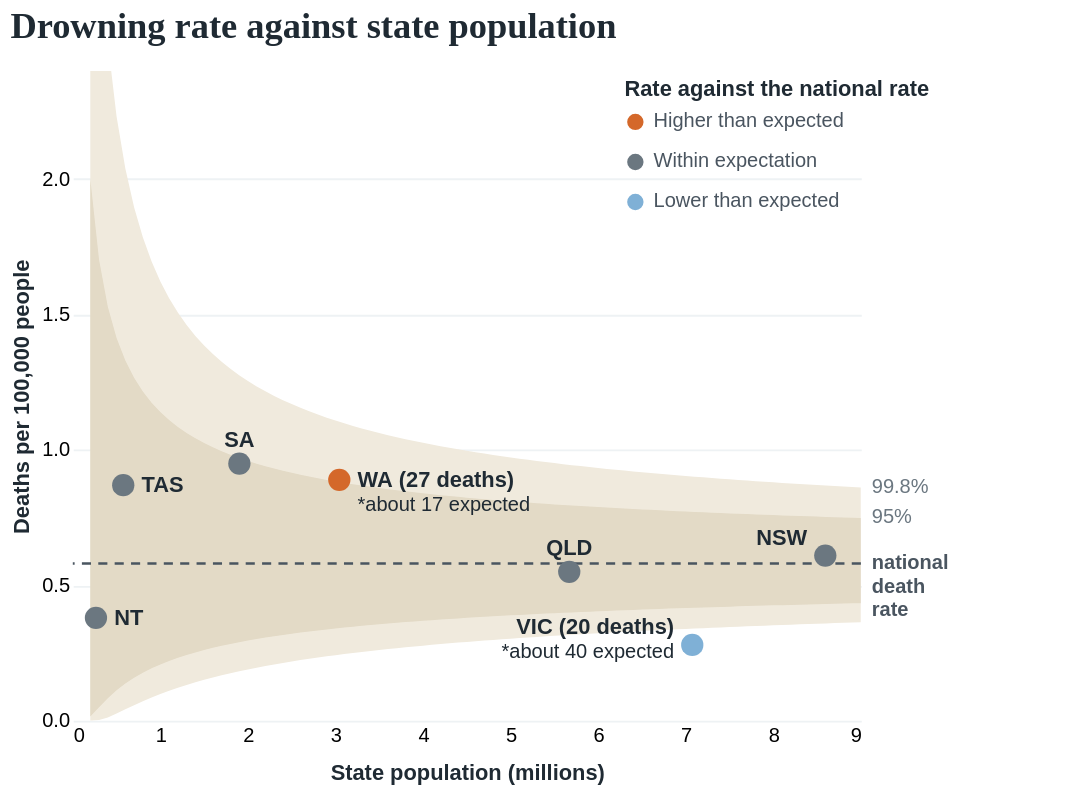

The specification (Vega-Lite) saved for this image:
### Vega-Lite specification from a JSON file in a GitHub repository (floating-point values rounded to 4 significant figures)
{"$schema": "https://vega.github.io/schema/vega-lite/v5.json", "title": {"text": "Drowning rate against state population", "anchor": "start", "font": "Fraunces", "fontSize": 20, "fontWeight": 600, "color": "#1f2a33", "offset": 14}, "width": 600, "height": 440, "padding": {"left": 5, "right": 78, "top": 5, "bottom": 10}, "autosize": {"type": "fit", "contains": "padding"}, "background": null, "params": [{"name": "nat", "value": 0.581}], "datasets": {"states": [{"state": "NSW", "deaths": 52, "pop": 8.594, "rate": 0.61, "expected": 48.8, "status": "Within expectation", "grp": "R", "label": "NSW", "note": ""}, {"state": "QLD", "deaths": 31, "pop": 5.67, "rate": 0.55, "expected": 32.2, "status": "Within expectation", "grp": "C", "label": "QLD", "note": ""}, {"state": "WA", "deaths": 27, "pop": 3.044, "rate": 0.89, "expected": 17.3, "status": "Higher than expected", "grp": "L", "label": "WA (27 deaths)", "note": "*about 17 expected"}, {"state": "VIC", "deaths": 20, "pop": 7.074, "rate": 0.28, "expected": 40.2, "status": "Lower than expected", "grp": "R", "label": "VIC (20 deaths)", "note": "*about 40 expected"}, {"state": "SA", "deaths": 18, "pop": 1.902, "rate": 0.95, "expected": 10.8, "status": "Within expectation", "grp": "C", "label": "SA", "note": ""}, {"state": "TAS", "deaths": 5, "pop": 0.576, "rate": 0.87, "expected": 3.3, "status": "Within expectation", "grp": "L", "label": "TAS", "note": ""}, {"state": "NT", "deaths": 1, "pop": 0.2644, "rate": 0.38, "expected": 1.5, "status": "Within expectation", "grp": "L", "label": "NT", "note": ""}]}, "layer": [{"data": {"sequence": {"start": 0.2, "stop": 9.001, "step": 0.1, "as": "pop"}}, "transform": [{"calculate": "datum.pop * 10 * nat", "as": "E"}, {"calculate": "datum.E * pow(max(0, 1 - 1 / (9 * datum.E) + 3.09 / (3 * sqrt(datum.E))), 3) / (datum.pop * 10)", "as": "hi"}, {"calculate": "datum.E * pow(max(0, 1 - 1 / (9 * datum.E) - 3.09 / (3 * sqrt(datum.E))), 3) / (datum.pop * 10)", "as": "lo"}], "mark": {"type": "area", "clip": true, "color": "#f0eadd", "opacity": 1}, "encoding": {"x": {"field": "pop", "type": "quantitative", "scale": {"domain": [0, 9], "nice": false}, "title": "State population (millions)", "axis": {"labelFontSize": 11, "labelpadding": 12, "titleFontSize": 12, "titleColor": "#1f2a33", "titlePadding": 10, "grid": false, "domain": false, "ticks": false, "values": [0, 1, 2, 3, 4, 5, 6, 7, 8, 9]}}, "y": {"field": "lo", "type": "quantitative", "scale": {"domain": [0, 2.4], "nice": false}, "title": "Deaths per 100,000 people", "axis": {"labelFontSize": 11, "titleFontSize": 12, "titleColor": "#1f2a33", "gridColor": "#eef2f4", "domain": false, "ticks": false, "values": [0, 0.5, 1, 1.5, 2]}}, "y2": {"field": "hi"}}}, {"data": {"sequence": {"start": 0.2, "stop": 9.001, "step": 0.1, "as": "pop"}}, "transform": [{"calculate": "datum.pop * 10 * nat", "as": "E"}, {"calculate": "datum.E * pow(max(0, 1 - 1 / (9 * datum.E) + 1.96 / (3 * sqrt(datum.E))), 3) / (datum.pop * 10)", "as": "hi"}, {"calculate": "datum.E * pow(max(0, 1 - 1 / (9 * datum.E) - 1.96 / (3 * sqrt(datum.E))), 3) / (datum.pop * 10)", "as": "lo"}], "mark": {"type": "area", "clip": true, "color": "#e3dac6", "opacity": 1}, "encoding": {"x": {"field": "pop", "type": "quantitative", "scale": {"domain": [0, 9], "nice": false}, "title": "State population (millions)"}, "y": {"field": "lo", "type": "quantitative", "scale": {"domain": [0, 2.4], "nice": false}, "title": "Deaths per 100,000 people"}, "y2": {"field": "hi"}}}, {"data": {"values": [{"r": 0.581}]}, "mark": {"type": "rule", "stroke": "#4a5560", "strokeWidth": 1.4, "strokeDash": [5, 4]}, "encoding": {"y": {"field": "r", "type": "quantitative", "scale": {"domain": [0, 2.4], "nice": false}, "title": "Deaths per 100,000 people"}}}, {"data": {"values": [{"pop": 9}]}, "transform": [{"calculate": "datum.pop * 10 * nat", "as": "E"}, {"calculate": "datum.E * pow(max(0, 1 - 1 / (9 * datum.E) + 3.09 / (3 * sqrt(datum.E))), 3) / (datum.pop * 10)", "as": "yy"}], "mark": {"type": "text", "align": "left", "baseline": "middle", "dx": 6, "fontSize": 11, "color": "#6b7780"}, "encoding": {"x": {"field": "pop", "type": "quantitative", "scale": {"domain": [0, 9], "nice": false}, "title": "State population (millions)"}, "y": {"field": "yy", "type": "quantitative", "scale": {"domain": [0, 2.4], "nice": false}, "title": "Deaths per 100,000 people"}, "text": {"value": "99.8%"}}}, {"data": {"values": [{"pop": 9}]}, "transform": [{"calculate": "datum.pop * 10 * nat", "as": "E"}, {"calculate": "datum.E * pow(max(0, 1 - 1 / (9 * datum.E) + 1.96 / (3 * sqrt(datum.E))), 3) / (datum.pop * 10)", "as": "yy"}], "mark": {"type": "text", "align": "left", "baseline": "middle", "dx": 6, "fontSize": 11, "color": "#6b7780"}, "encoding": {"x": {"field": "pop", "type": "quantitative", "scale": {"domain": [0, 9], "nice": false}, "title": "State population (millions)"}, "y": {"field": "yy", "type": "quantitative", "scale": {"domain": [0, 2.4], "nice": false}, "title": "Deaths per 100,000 people"}, "text": {"value": "95%"}}}, {"data": {"values": [{"r": 0.581, "pop": 9}]}, "mark": {"type": "text", "align": "left", "baseline": "middle", "dx": 6, "fontSize": 11, "fontWeight": 700, "color": "#4a5560"}, "encoding": {"x": {"field": "pop", "type": "quantitative", "scale": {"domain": [0, 9], "nice": false}, "title": "State population (millions)"}, "y": {"field": "r", "type": "quantitative", "scale": {"domain": [0, 2.4], "nice": false}, "title": "Deaths per 100,000 people"}, "text": {"value": ["national", "death", "rate"]}}}, {"data": {"name": "states"}, "mark": {"type": "circle", "size": 150, "opacity": 1, "stroke": "white", "strokeWidth": 0}, "encoding": {"x": {"field": "pop", "type": "quantitative", "scale": {"domain": [0, 9], "nice": false}, "title": "State population (millions)"}, "y": {"field": "rate", "type": "quantitative", "scale": {"domain": [0, 2.4], "nice": false}, "title": "Deaths per 100,000 people"}, "color": {"field": "status", "type": "nominal", "scale": {"domain": ["Higher than expected", "Within expectation", "Lower than expected"], "range": ["#D4682A", "#6b7780", "#7fb0d6"]}, "legend": {"title": "Rate against the national rate", "orient": "none", "legendX": {"expr": "width * 0.70"}, "legendY": 5, "direction": "vertical", "symbolType": "circle", "symbolSize": 110, "labelFontSize": 11, "titleFontSize": 12, "titleFontWeight": 600, "titleColor": "#1f2a33", "labelColor": "#4a5560", "rowPadding": 4}}, "tooltip": [{"field": "state", "title": "State"}, {"field": "deaths", "type": "quantitative", "title": "Deaths"}, {"field": "pop", "type": "quantitative", "title": "Population (millions)", "format": ".2f"}, {"field": "rate", "type": "quantitative", "title": "Deaths per 100,000", "format": ".2f"}, {"field": "expected", "type": "quantitative", "title": "Expected at the national rate", "format": ".1f"}, {"field": "status", "title": "Compared with chance"}]}}, {"data": {"name": "states"}, "transform": [{"filter": "datum.grp === 'R'"}], "mark": {"type": "text", "align": "right", "baseline": "middle", "dx": -10, "dy": -10, "fontSize": 12, "fontWeight": 700, "color": "#1f2a33"}, "encoding": {"x": {"field": "pop", "type": "quantitative", "scale": {"domain": [0, 9], "nice": false}, "title": "State population (millions)"}, "y": {"field": "rate", "type": "quantitative", "scale": {"domain": [0, 2.4], "nice": false}, "title": "Deaths per 100,000 people"}, "text": {"field": "label"}}}, {"data": {"name": "states"}, "transform": [{"filter": "datum.grp === 'L'"}], "mark": {"type": "text", "align": "left", "baseline": "middle", "dx": 10, "dy": 0, "fontSize": 12, "fontWeight": 700, "color": "#1f2a33"}, "encoding": {"x": {"field": "pop", "type": "quantitative", "scale": {"domain": [0, 9], "nice": false}, "title": "State population (millions)"}, "y": {"field": "rate", "type": "quantitative", "scale": {"domain": [0, 2.4], "nice": false}, "title": "Deaths per 100,000 people"}, "text": {"field": "label"}}}, {"data": {"name": "states"}, "transform": [{"filter": "datum.grp === 'C'"}], "mark": {"type": "text", "align": "center", "baseline": "middle", "dx": 0, "dy": -13, "fontSize": 12, "fontWeight": 700, "color": "#1f2a33"}, "encoding": {"x": {"field": "pop", "type": "quantitative", "scale": {"domain": [0, 9], "nice": false}, "title": "State population (millions)"}, "y": {"field": "rate", "type": "quantitative", "scale": {"domain": [0, 2.4], "nice": false}, "title": "Deaths per 100,000 people"}, "text": {"field": "label"}}}, {"data": {"name": "states"}, "transform": [{"filter": "datum.grp === 'R'"}, {"filter": "datum.note !== ''"}], "mark": {"type": "text", "align": "right", "baseline": "middle", "dx": -10, "dy": 4, "fontSize": 11, "fontWeight": 400, "color": "#1f2a33"}, "encoding": {"x": {"field": "pop", "type": "quantitative", "scale": {"domain": [0, 9], "nice": false}, "title": "State population (millions)"}, "y": {"field": "rate", "type": "quantitative", "scale": {"domain": [0, 2.4], "nice": false}, "title": "Deaths per 100,000 people"}, "text": {"field": "note"}}}, {"data": {"name": "states"}, "transform": [{"filter": "datum.grp === 'L'"}, {"filter": "datum.note !== ''"}], "mark": {"type": "text", "align": "left", "baseline": "middle", "dx": 10, "dy": 14, "fontSize": 11, "fontWeight": 400, "color": "#1f2a33"}, "encoding": {"x": {"field": "pop", "type": "quantitative", "scale": {"domain": [0, 9], "nice": false}, "title": "State population (millions)"}, "y": {"field": "rate", "type": "quantitative", "scale": {"domain": [0, 2.4], "nice": false}, "title": "Deaths per 100,000 people"}, "text": {"field": "note"}}}], "config": {"view": {"stroke": null}}}
